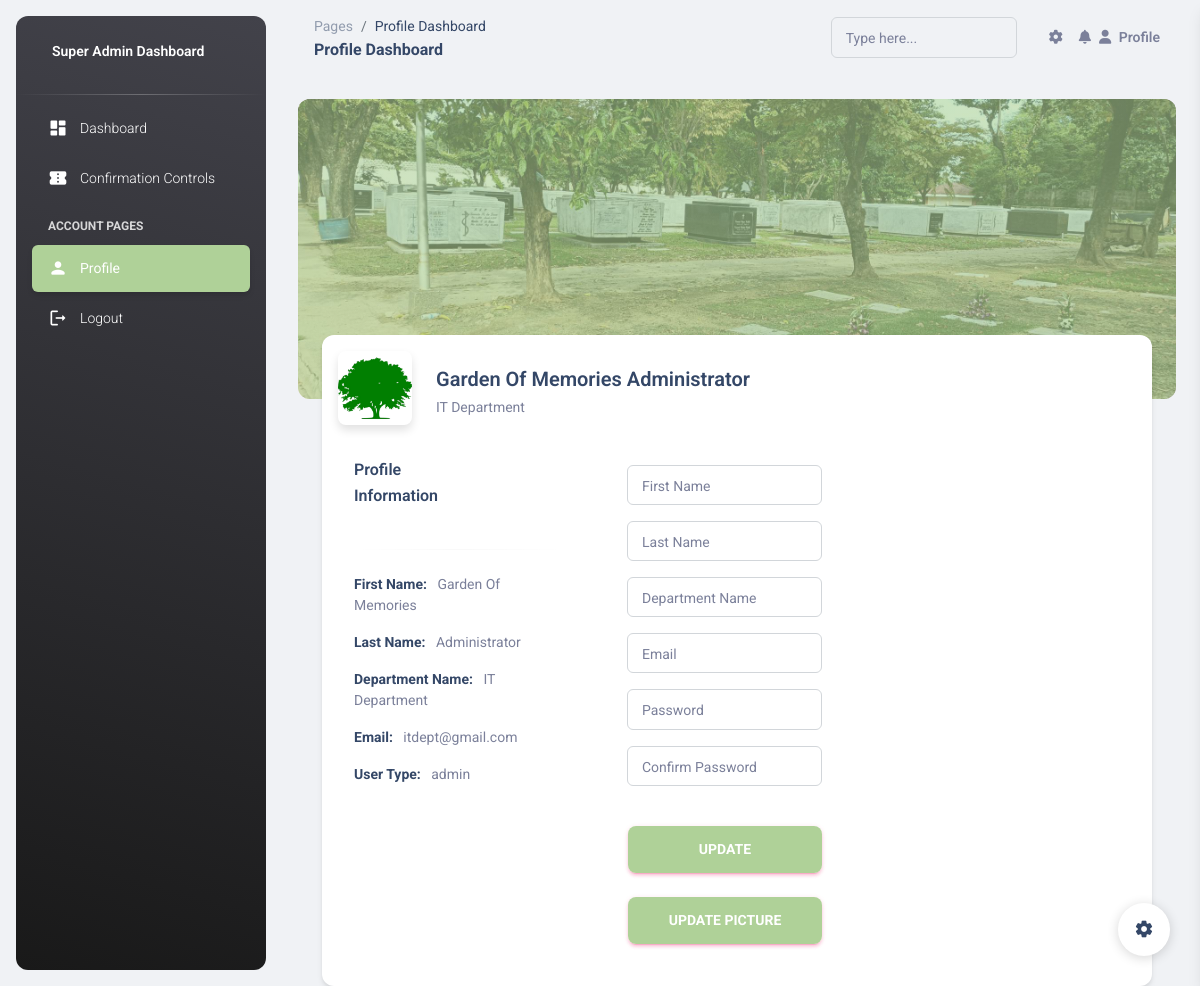
The page /php/dashboard/super_admin_dashboard/profile.php (signed in) on the database its author committed.
### tables this page shows
CREATE TABLE `userdepartmenttbl` (
  `id` int(15) NOT NULL,
  `first_name` varchar(255) NOT NULL,
  `last_name` varchar(255) NOT NULL,
  `department_name` varchar(255) NOT NULL,
  `profile_pictures` varchar(255) NOT NULL,
  `email` varchar(100) NOT NULL,
  `password` varchar(255) NOT NULL,
  `user_type` varchar(100) NOT NULL DEFAULT 'user'
);

### php/dashboard/super_admin_dashboard/profile.php (the view, shortened to what this page needs)
<?php
require_once '../../../db_con/conn.php';
$user_id = $_SESSION['user_id'];
$sql = "SELECT first_name, last_name, department_name, profile_pictures, email, user_type FROM userdepartmenttbl WHERE id = ?";
$stmt = $conn->prepare($sql);
$stmt->bind_param("i", $user_id);
$stmt->execute();
$result = $stmt->get_result();
$user_data = $result->fetch_assoc();
?>
<!DOCTYPE html>
<html lang="en">
<head>
  <link href="../../../dashboard_assets/css/nucleo-icons.css" rel="stylesheet" />
  <link href="../../../dashboard_assets/css/nucleo-svg.css" rel="stylesheet" />
  <link id="pagestyle" href="../../../dashboard_assets/css/material-dashboard.css?v=3.1.0" rel="stylesheet" />
</head>
<body class="g-sidenav-show  bg-gray-200">
  <aside class="sidenav navbar navbar-vertical navbar-expand-xs border-0 border-radius-xl my-3 fixed-start ms-3   bg-gradient-dark" id="sidenav-main">
    <div class="sidenav-header">
      <a class="navbar-brand m-0" href=" https://demos.creative-tim.com/material-dashboard/pages/dashboard " target="_blank">
        <span class="ms-1 font-weight-bold text-white">Super Admin Dashboard</span>
      </a>
    </div>
    <hr class="horizontal light mt-0 mb-2">
    <div class="collapse navbar-collapse  w-auto " id="sidenav-collapse-main">
      <ul class="navbar-nav">
        <li class="nav-item">
          <a class="nav-link text-white" href="../../../php/dashboard/super_admin_dashboard/home.php">
            <div class="text-white text-center me-2 d-flex align-items-center justify-content-center">
              <i class="material-icons opacity-10">dashboard</i>
            </div>
            <span class="nav-link-text ms-1">Dashboard</span>
          </a>
        </li>
        <li class="nav-item">
          <a class="nav-link text-white " href="../../../php/dashboard/super_admin_dashboard/confirmation_controls.php">
            <div class="text-white text-center me-2 d-flex align-items-center justify-content-center">
              <i class="material-icons opacity-10">confirmation_number</i>
            </div>
            <span class="nav-link-text ms-1">Confirmation Controls</span>
          </a>
        </li>
        <li class="nav-item mt-3">
          <h6 class="ps-4 ms-2 text-uppercase text-xs text-white font-weight-bolder opacity-8">Account pages</h6>
        </li>
        <li class="nav-item">
          <a class="nav-link text-white active bg-gradient-primary" href="../../../php/dashboard/super_admin_dashboard/profile.php">
            <div class="text-white text-center me-2 d-flex align-items-center justify-content-center">
              <i class="material-icons opacity-10">person</i>
            </div>
            <span class="nav-link-text ms-1">Profile</span>
          </a>
        </li>
        <li class="nav-item">
          <a class="nav-link text-white " href="../../../db_con/logout_con.php">
            <div class="text-white text-center me-2 d-flex align-items-center justify-content-center">
              <i class="material-icons opacity-10">logout</i>
            </div>
            <span class="nav-link-text ms-1">Logout</span>
          </a>
        </li>
      </ul>
    </div>
  </aside>
  <main class="main-content position-relative max-height-vh-100 h-100 border-radius-lg ">
    <nav class="navbar navbar-main navbar-expand-lg px-0 mx-4 shadow-none border-radius-xl" id="navbarBlur" data-scroll="true">
      <div class="container-fluid py-1 px-3">
        <nav aria-label="breadcrumb">
          <ol class="breadcrumb bg-transparent mb-0 pb-0 pt-1 px-0 me-sm-6 me-5">
            <li class="breadcrumb-item text-sm"><a class="opacity-5 text-dark" href="javascript:;">Pages</a></li>
            <li class="breadcrumb-item text-sm text-dark active" aria-current="page">Profile Dashboard</li>
          </ol>
          <h6 class="font-weight-bolder mb-0">Profile Dashboard</h6>
        </nav>
        <div class="collapse navbar-collapse mt-sm-0 mt-2 me-md-0 me-sm-4" id="navbar">
          <div class="ms-md-auto pe-md-3 d-flex align-items-center">
            <div class="input-group input-group-outline">
              <label class="form-label">Type here...</label>
              <input type="text" class="form-control">
            </div>
          </div>
          <ul class="navbar-nav  justify-content-end">
            <li class="nav-item px-3 d-flex align-items-center">
              <a href="javascript:;" class="nav-link text-body p-0">
                <i class="fa fa-cog fixed-plugin-button-nav cursor-pointer"></i>
              </a>
            </li>
            <li class="nav-item dropdown pe-2 d-flex align-items-center">
              <a href="javascript:;" class="nav-link text-body p-0" id="dropdownMenuButton" data-bs-toggle="dropdown" aria-expanded="false">
                <i class="fa fa-bell cursor-pointer"></i>
              </a>
            </li>
            <li class="nav-item d-flex align-items-center">
              <a href="../../../php/dashboard/super_admin_dashboard/profile.php" class="nav-link text-body font-weight-bold px-0">
                <i class="fa fa-user me-sm-1"></i>
                <span class="d-sm-inline d-none">Profile</span>
              </a>
            </li>
          </ul>
        </div>
      </div>
    </nav>
    <div class="container-fluid px-2 px-md-4">
      <div class="page-header min-height-300 border-radius-xl mt-4" style="background-image: url('../../../assets/img/garden_of_memories_background.jpg');">
        <span class="mask  bg-gradient-primary  opacity-6"></span>
      </div>
      <div class="card card-body mx-3 mx-md-4 mt-n6">
        <div class="row gx-4 mb-2">
          <div class="col-auto">
            <div class="avatar avatar-xl position-relative">
              <img src="<?php echo htmlspecialchars($user_data['profile_pictures']); ?>" alt="profile_image" class="w-100 border-radius-lg shadow-sm">
            </div>
          </div>
          <div class="col-auto my-auto">
            <div class="h-100">
              <h5 class="mb-1">
                <?php echo htmlspecialchars($user_data['first_name']); ?> <?php echo htmlspecialchars($user_data['last_name']); ?>
              </h5>
              <p class="mb-0 font-weight-normal text-sm">
                <?php echo htmlspecialchars($user_data['department_name']); ?>
              </p>
            </div>
          </div>
        </div>
        <div class="row">
          <div class="row">
            <div class="col-12 col-xl-4">
              <div class="card card-plain h-100">
                <div class="card-header pb-0 p-3">
                  <div class="row">
                    <div class="col-md-8 d-flex align-items-center">
                      <h6 class="mb-0">Profile Information</h6>
                    </div>
                  </div>
                </div>
                <div class="card-body p-3">
                  <hr class="horizontal gray-light my-4">
                  <ul class="list-group">
                    <li class="list-group-item border-0 ps-0 pt-0 text-sm"><strong class="text-dark">First Name:</strong> &nbsp; <?php echo htmlspecialchars($user_data['first_name']); ?> </li>
                    <li class="list-group-item border-0 ps-0 text-sm"><strong class="text-dark">Last Name:</strong> &nbsp; <?php echo htmlspecialchars($user_data['last_name']); ?> </li>
                    <li class="list-group-item border-0 ps-0 text-sm"><strong class="text-dark">Department Name:</strong> &nbsp; <?php echo htmlspecialchars($user_data['department_name']); ?> </li>
                    <li class="list-group-item border-0 ps-0 text-sm"><strong class="text-dark">Email:</strong> &nbsp; <?php echo htmlspecialchars($user_data['email']); ?> </li>
                    <li class="list-group-item border-0 ps-0 text-sm"><strong class="text-dark">User Type:</strong> &nbsp; <?php echo htmlspecialchars($user_data['user_type']); ?> </li>
                  </ul>
                </div>
              </div>
            </div>
            <div class="col-12 col-xl-4">
                <div class="card-body">
                    <form method="post" action="../../../db_con/super_admin_profile_dashboard.php">
                        <div class="input-group input-group-outline mb-3">
                        <label class="form-label">First Name</label>
                        <input type="text" name="first_name" class="form-control">
                        </div>
                        <div class="input-group input-group-outline mb-3">
                        <label class="form-label">Last Name</label>
                        <input type="text" name="last_name" class="form-control">
                        </div>
                        <div class="input-group input-group-outline mb-3">
                        <label class="form-label">Department Name</label>
                        <input type="text" name="department_name" class="form-control">
                        </div>
                        <div class="input-group input-group-outline mb-3">
                        <label class="form-label">Email</label>
                        <input type="email" name="email" class="form-control">
                        </div>
                        <div class="input-group input-group-outline mb-3">
                        <label class="form-label">Password</label>
                        <input type="password" name="new_password" class="form-control">
                        </div>
                        <div class="input-group input-group-outline mb-3">
                        <label class="form-label">Confirm Password</label>
                        <input type="password" name="confirm_password" class="form-control">
                        </div>
                        <div class="form-check form-check-info text-start ps-0">
                        <div class="text-center">
                        <button type="submit" class="btn btn-lg bg-gradient-primary btn-lg w-100 mt-4 mb-0">Update</button>
                        </div>
                    </form>
                    <div class="col-12 text-right">
                      <button type="button" class="btn btn-lg bg-gradient-primary btn-lg w-100 mt-4 mb-0" id="uploadButton">Update Picture</button>
                    </div>
                    </div>
                </div>
          </div>
        </div>
      </div>
    </div>
  </main>
  <div class="fixed-plugin">
    <a class="fixed-plugin-button text-dark position-fixed px-3 py-2">
      <i class="material-icons py-2">settings</i>
    </a>
  </div>
</body>
</html>

### rows shown on the page
userdepartmenttbl: profile_pictures (picture), first_name "Garden Of Memories", last_name "Administrator", department_name "IT Department", email "itdept@gmail.com", user_type "admin"
